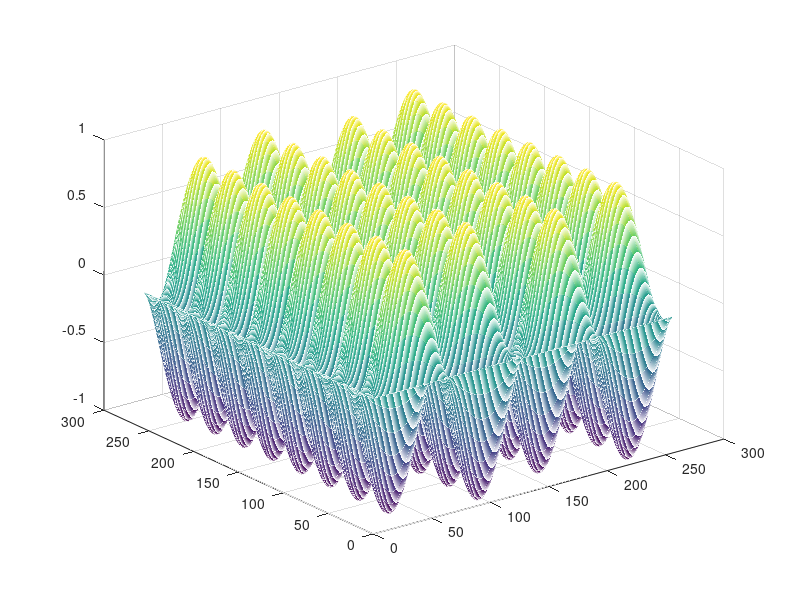

MATLAB code for this plot:
% zadanie 1.6 (*)
clear all; close all; % zerowanie pamieci, usuwanie rysunkow
echo on % wyswietlanie linii programu na ekranie

% Definiowanie wektorow i macierzy
N = 256;
h = sin(2*pi/128*(0:N-1)); % wektor poziomy h
v = sin(4*pi/64*(0:N-1)).'; % wektor pionowy v
% plot(h);

A = v*h;
mesh(A);
